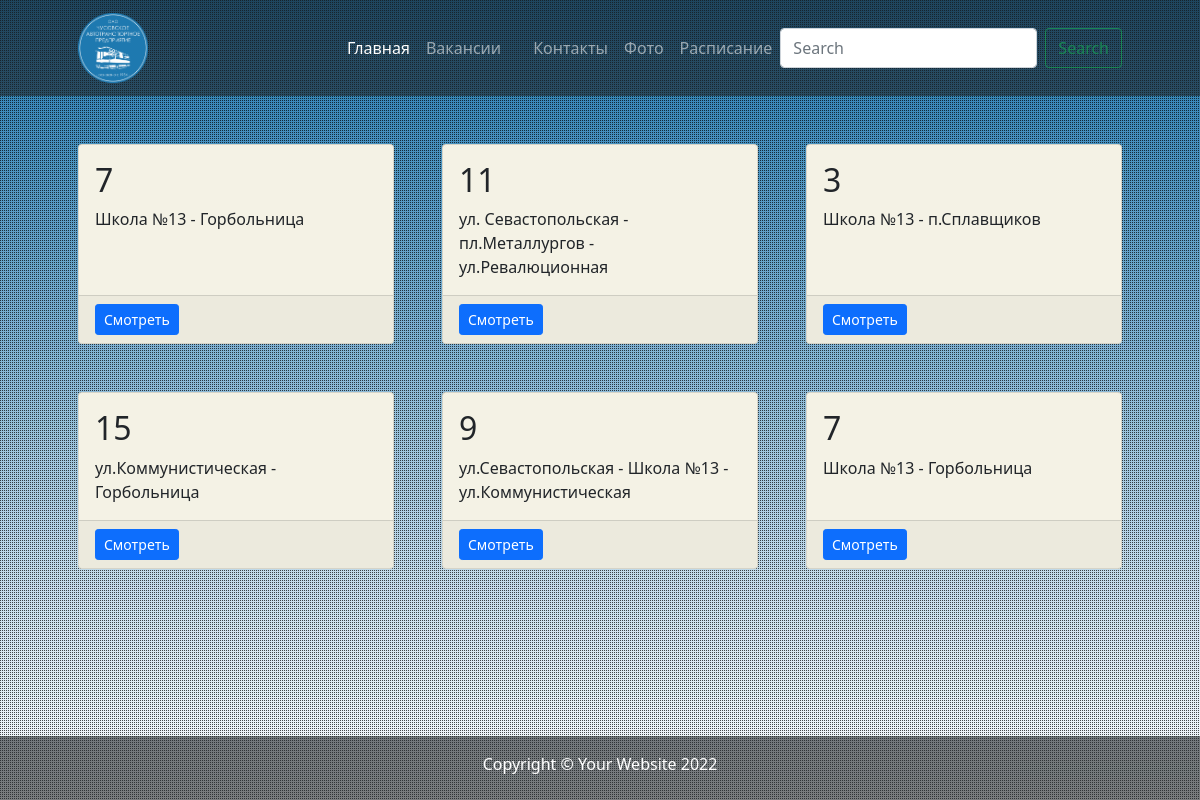
The app's page /bus/city_bus/, older data.
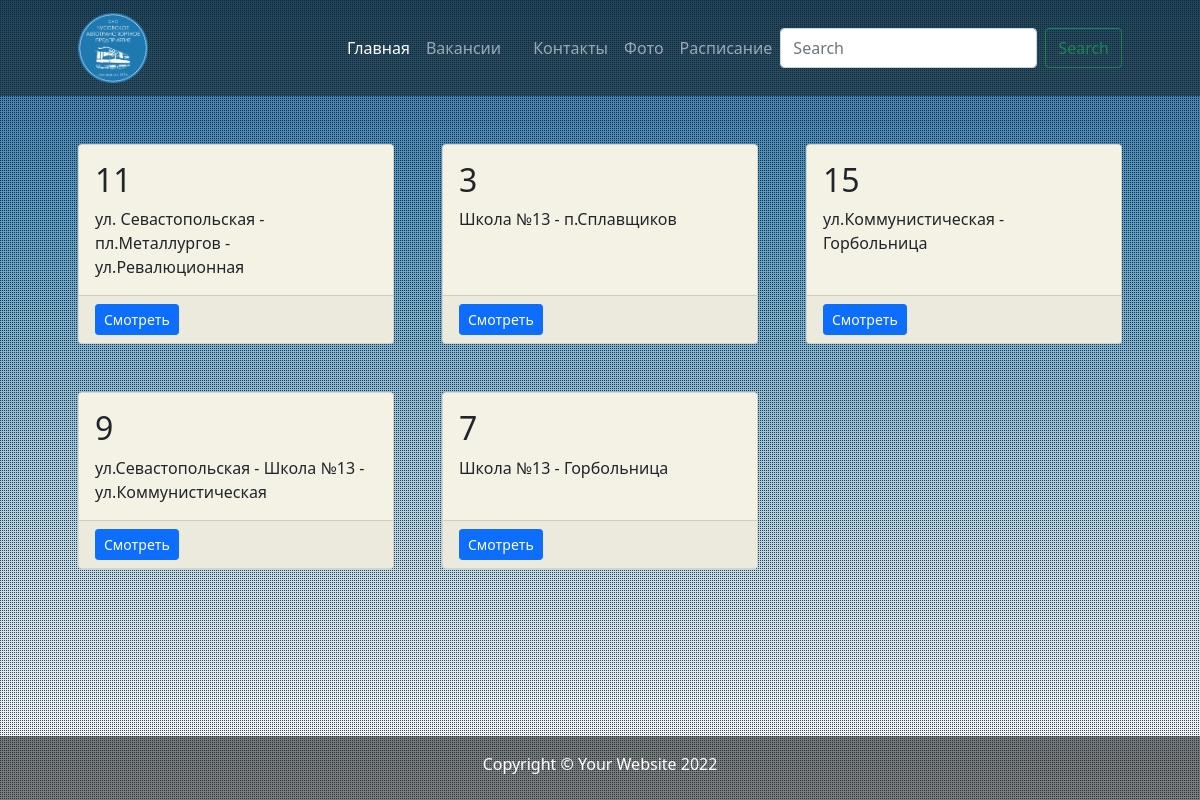
The same page, newer data.
### station/models.py (models this page shows, shortened)
class RoutesCity(models.Model):
    number = models.CharField(max_length=20)
    track = models.CharField(max_length=100)
    content = HTMLField()
    class Meta:
        verbose_name = 'Городские маршруты'

### station/views.py (the view)
# urls.py: path('city_bus/', CityBus.as_view(), name='city_bus'),
class CityBus(ListView):
    model = RoutesCity
    template_name = 'city_bus.html'
    context_object_name = 'buses'
    queryset = RoutesCity.objects.all()
    def get_context_data(self, **kwargs):
        context = super().get_context_data(**kwargs)
        context['is_aut'] = self.request.user.groups.exists()
        return context

### templates/city_bus.html (shortened to what this page needs)
<!DOCTYPE html>
{% extends 'base.html' %}
    {% block content %}
    <div class="container px-4 px-lg-5">
     <div class="row gx-4 gx-lg-5 my-5">
        {% for bus in buses %}
        <div class="col-md-4 mb-5">
            <div class="card h-100">
                <div class="card-body">
                    <h2 class="card-title">{{ bus.number }}</h2>
                    <p class="card-text">{{ bus.track }}</p>
                </div>
                <div class="card-footer">
                    <a class="btn btn-primary btn-sm" href="{% url 'city_bus_detail' bus.id %}">Смотреть</a>
                </div>
            </div>
        </div>
        {% endfor %}
    </div>
    </div>
    {% endblock content %}

Row changes from the older to the newer data that the page shows:
removed RoutesCity: number "7", track "Школа №13 - Горбольница"
